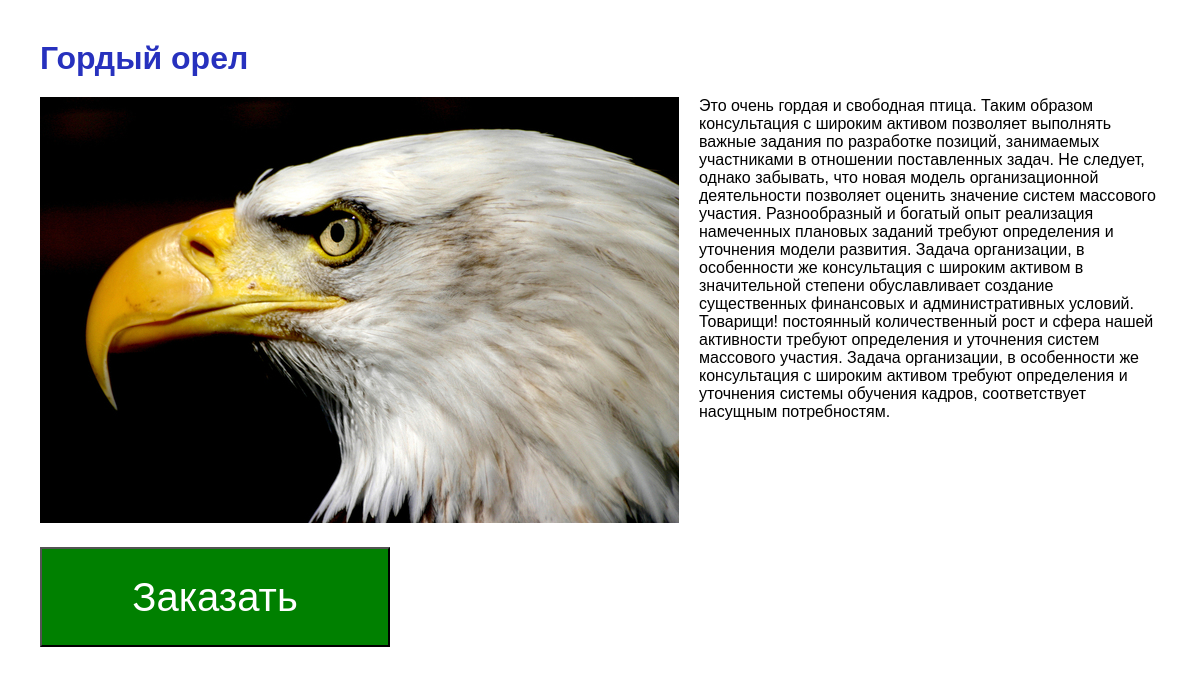
The page /data/card-of-good-old.php?id=1 on the database its author committed.
### tables this page shows
CREATE TABLE `catalog` (
  `id` int(11) NOT NULL,
  `title` varchar(255) NOT NULL COMMENT 'Наименование товара',
  `descr` text NOT NULL COMMENT 'Текстовое описание товара',
  `price` float DEFAULT NULL COMMENT 'Цена товара',
  `url_img_small` varchar(255) DEFAULT NULL COMMENT 'Картинка товара',
  `isActive` tinyint(1) NOT NULL COMMENT 'Имеется в наличии?'
);

### data/card-of-good-old.php (the view, shortened to what this page needs)
<?php
  include_once "/config/config.php";
  $sql = "select * from catalog where id=".$_GET['id'];
  $res = mysqli_query($connect, $sql);
  if (mysqli_num_rows($res) > 0) :
    $data = mysqli_fetch_assoc($res);
?>
<!DOCTYPE html>
<html>
  <head>
    <link href="public/css/style.css" rel="stylesheet" >
  </head>
  <body>
    <div class="card-of-good">
      <h1 class="title"><?=$data['title']?></h1>
      <div class="img-with-descr">
        <div>
          <img class="image-of-good" src="<?=str_replace('-small', '', $data['url_img_small'])?>" alt="<?=$data['title']?>">
        </div>
        <div class="description">
          <?=$data['descr']?>
        </div>
      </div>
      <input class="order" type="submit" name="order" value="Заказать">
    </div>
  </body>
</html>
<?php
  else :
    echo 'Такой птички не найдено!';
  endif;
?>

### public/css/style.css (style rules this page uses)
body { margin: 0; padding: 0; font-family: "Cuprum", Arial, sans-serif; }
h1 { margin-left: 40px; margin-bottom: 20px; color: #2731be; }
.card-of-good { margin: 40px; }
.img-with-descr { display: flex; }
.image-of-good { margin-right: 20px; }
.title { margin-left: 0; margin-bottom: 20px; }
.order { margin-top: 20px; font-size: 40px; color: white; background-color: green; min-width: 350px; min-height: 100px; cursor: pointer; }

### rows shown on the page
catalog: title "Гордый орел", descr "Это очень гордая и свободная птица. Таким образом консультация с широким активом позволяет выполнять важные задания по разработке позиций, занимаемых участниками в отношении поставленных задач. Не следует, однако забывать, что новая модель организационной деятельности позволяет оценить значение систем массового участия. Разнообразный и богатый опыт реализация намеченных плановых заданий требуют определения и уточнения модели развития. Задача организации, в особенности же консультация с широким активом в значительной степени обуславливает создание существенных финансовых и административных условий. Товарищи! постоянный количественный рост и сфера нашей активности требуют определения и…"
